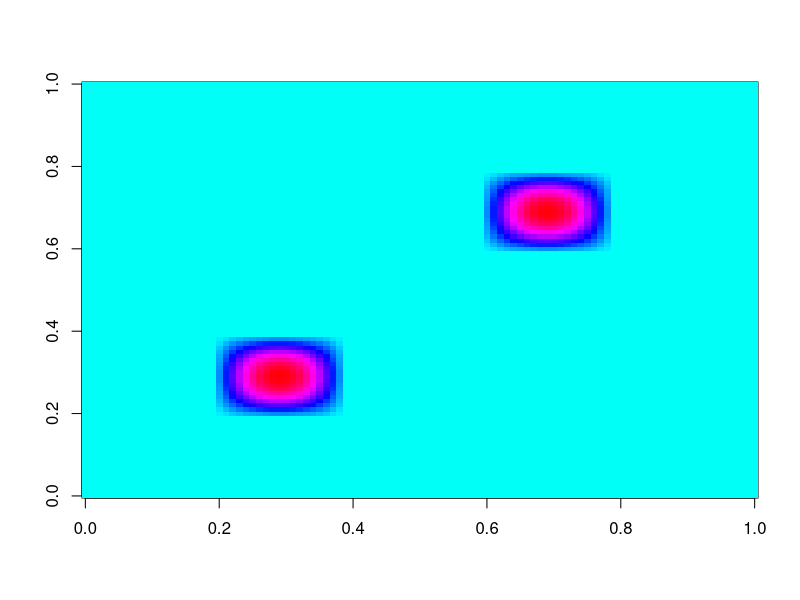
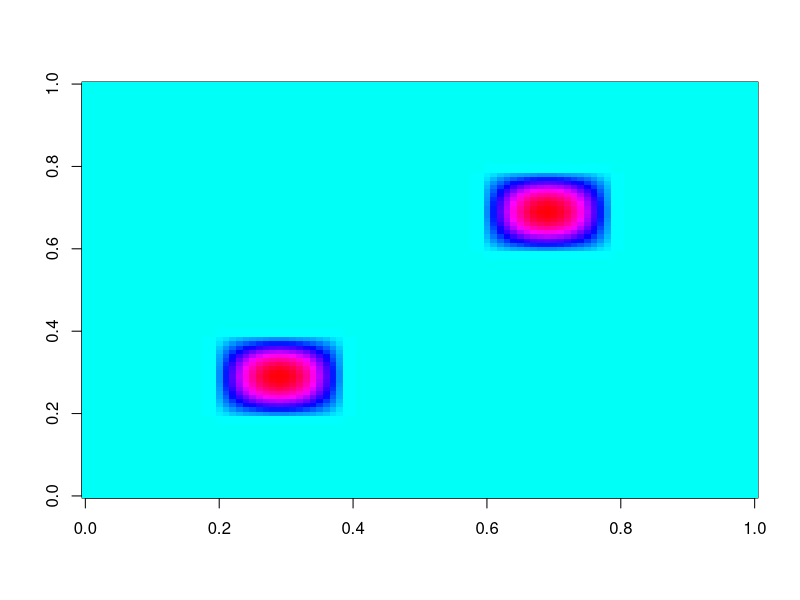
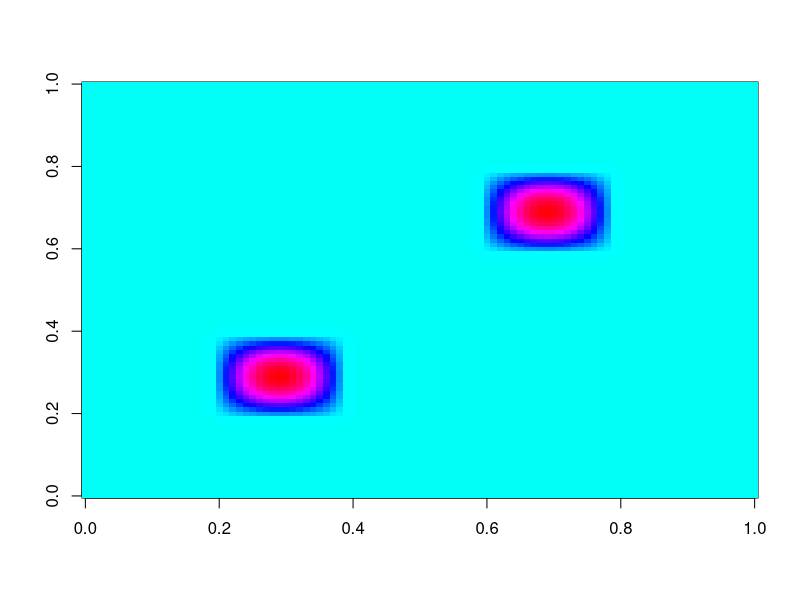
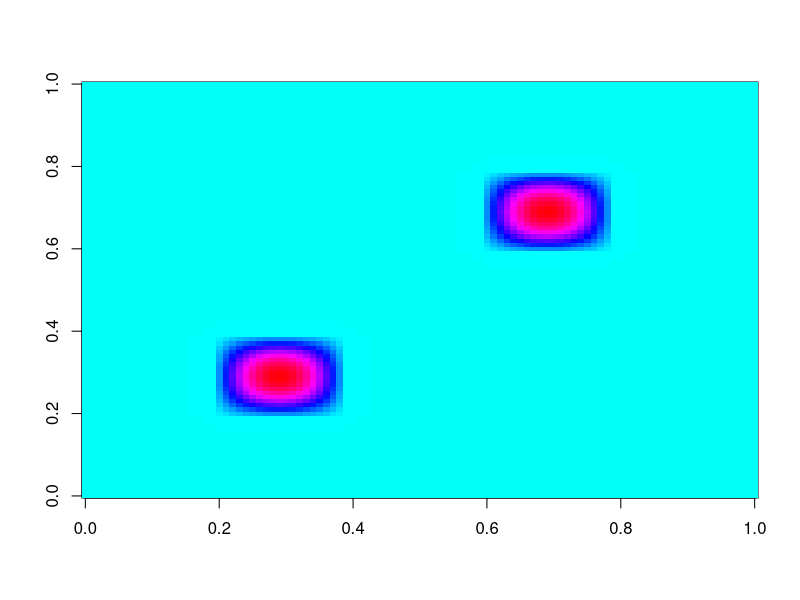
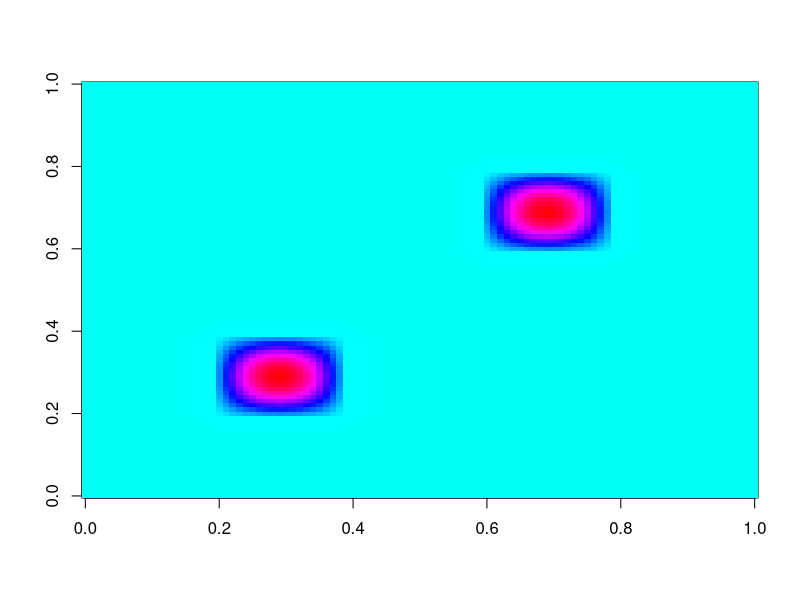
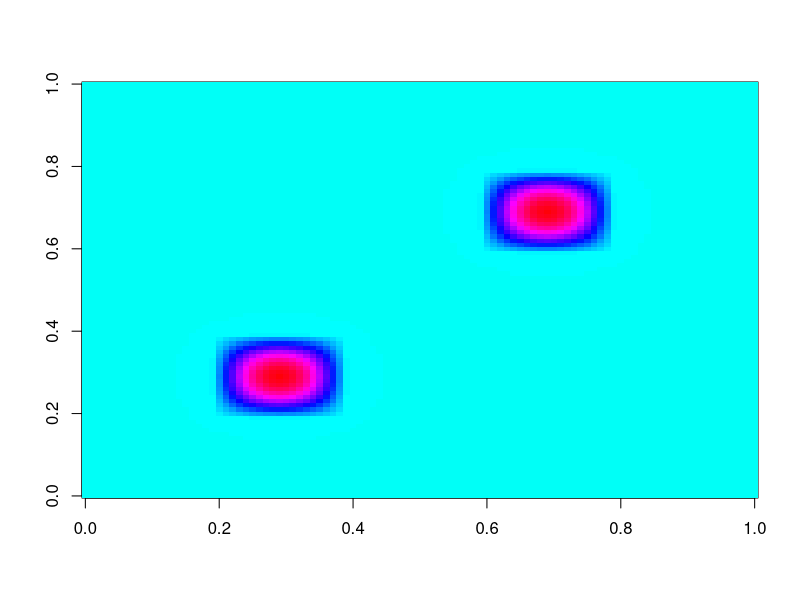
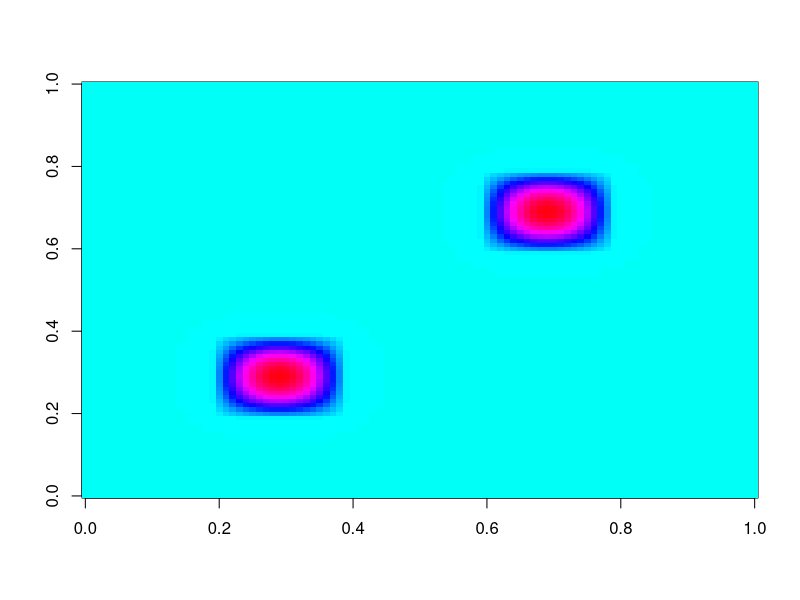
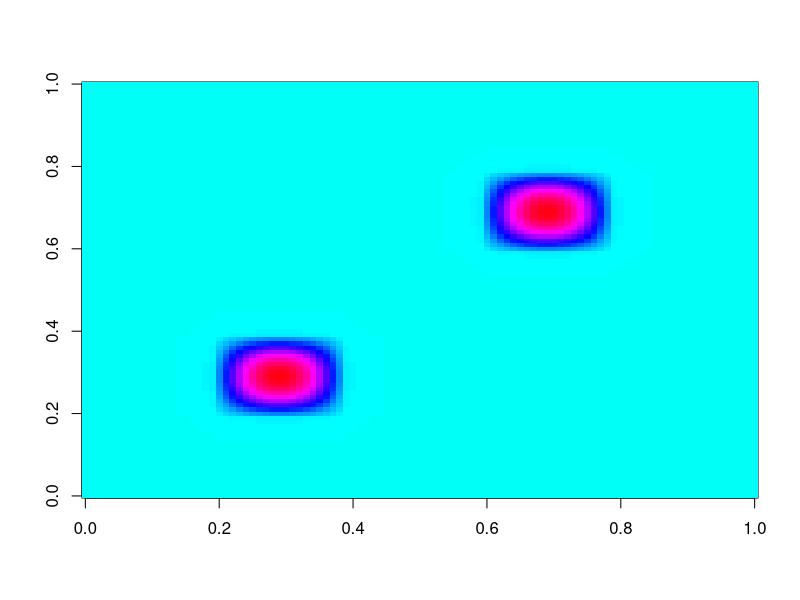

Write the R code that produced these figures, in order.

ni <- 101 # number of gridcells in 1 direction
nt <- 1000 # number of timestesp
## Physical Constants
g <- 0.1
dx <- 1e5 #gridcell length (10 km)
dy <- 1e5
dt <- 1000 # timestep 1000 seconds
H <- 1000
Omega <- 1e-4
## Gridre
## Define three index vectors, the middle, one shifted to left and one shifted to right
ia.0 <- 1:ni
ia.m1 <- c(ni,1:(ni-1))
ia.p1 <- c(2:ni,1)
u <- matrix(0,ni,ni) # speed at each point
v <- matrix(0,ni,ni) # speed at each point
h <- matrix(0,ni,ni) # height at each point
f <- matrix(0,ni,ni) # pertubation at each point
lat <- c(-50:50)*90/50
weight <- sin(lat*pi/180) # sin of lat in radians (since R uses rad not deg)
f <- rep(weight*2*Omega, each=ni)
print(f)
dim(f) <- c(ni,ni)

## TODO: Make h.store for plotting via anim slider
u.new <- u
h.new <- h
v.new <- v

## Initial Conditions
## Two smooth blobs at each side of the equator
h[60:80,60:80] <- sin(0:20/2*pi/10)%*%t(sin(0:20/2*pi/10))
h[20:40,20:40] <- sin(0:20/2*pi/10)%*%t(sin(0:20/2*pi/10))

## 1st step euler forward
u.new[ia.0,ia.0]<-u[ia.0,ia.0]-g*dt/2/dx*(h[ia.p1,ia.0]-h[ia.m1,ia.0]) 
v.new[ia.0,ia.0]<-v[ia.0,ia.0]-g*dt/2/dy*(h[ia.0,ia.p1]-h[ia.0,ia.m1]) 
h.new[ia.0,ia.0]<-h[ia.0,ia.0]-H*dt/2*((u[ia.p1,ia.0]-u[ia.m1,ia.0])/dx + (v[ia.0,ia.p1]-v[ia.0,ia.m1])/dy)  #(du/dx + dv/dy)

## Divide the plot into two parts
                                        #par(mfcol=c(1,2))
for (n in 3:(nt-1)){
    print(n)
    u.old<-u
    v.old<-v
    h.old<-h
    h<-h.new
    u<-u.new
    v<-v.new

    u.new[ia.0,ia.0]<-u.old[ia.0,ia.0]-g*dt/dx*(h[ia.p1,ia.0]-h[ia.m1,ia.0])+dt*f*v
    v.new[ia.0,ia.0]<-v.old[ia.0,ia.0]-g*dt/dy*(h[ia.0,ia.p1]-h[ia.0,ia.m1])-dt*f*u
    h.new[ia.0,ia.0]<-h.old[ia.0,ia.0]-H*dt*((u[ia.p1,ia.0]-u[ia.m1,ia.0])/dx + (v[ia.0,ia.p1]-v[ia.0,ia.m1])/dy)  #(du/dx + dv/dy)                        

    ## Plot every 10th image
    ##            if ((n %% 10) == 0) {
image(h,zlim=c(-1,1),col=rainbow(200)) #this time as color coated
    ##                filled.contour(h,zlim=c(-1,1))
    ##persp(h/3, theta = 0, phi = 40, scale = FALSE, ltheta = -120, shade = 0.6, border = NA, box = FALSE,zlim=c(-0.3,0.3)) 
    ##quiver(-10:10,(-10:10)*9,u[(1:20)*5,(1:20)*5],v[(1:20)*5,(1:20)*5],scale=200,maxspeed=1,length=0.5)
    ##            }

}

